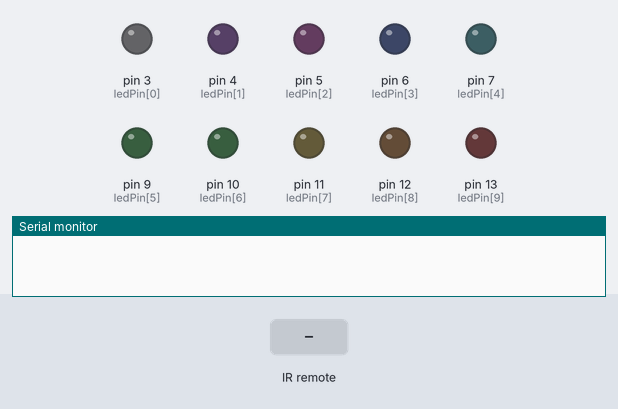
The sketch below on a simulated Arduino Uno, built with avr-gcc and run on an emulated ATmega328P. On the bench: output pins drawn as LEDs (lit = HIGH), the last lines printed to the serial monitor. Inputs (shaded band) come from the test bench.

Above: at 1.2 s.
1.3 s: infrared code 0xFF0018E7 received
At 2.5 s:
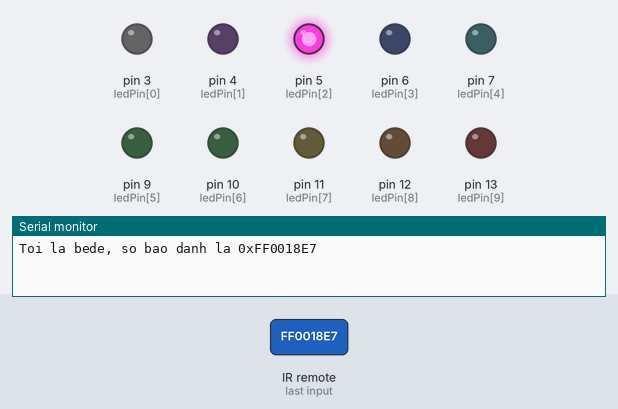
2.8 s: infrared code 0xFF005AA5 received
At 3.7 s:
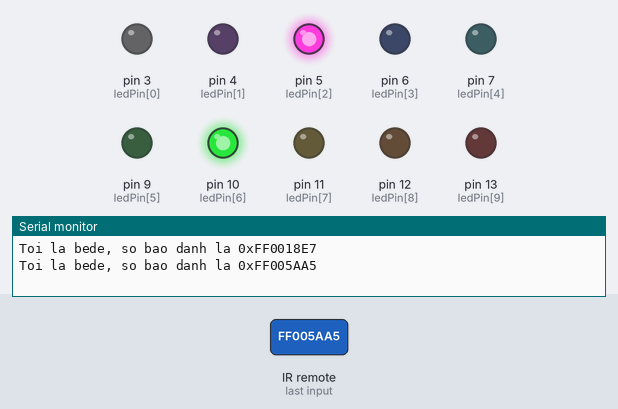
4.3 s: infrared code 0xFF0042BD received
At 4.8 s:
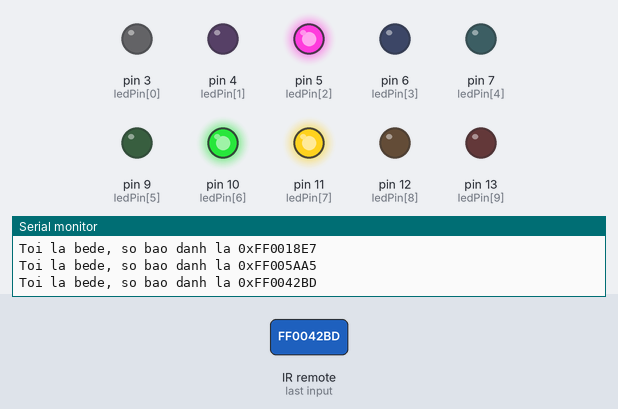
5.8 s: infrared code 0xFF004AB5 received
At 7.0 s:
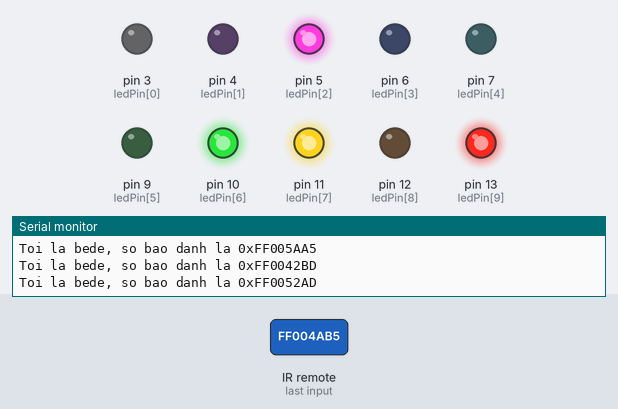
7.3 s: infrared code 0xFF0052AD received
At 8.3 s:
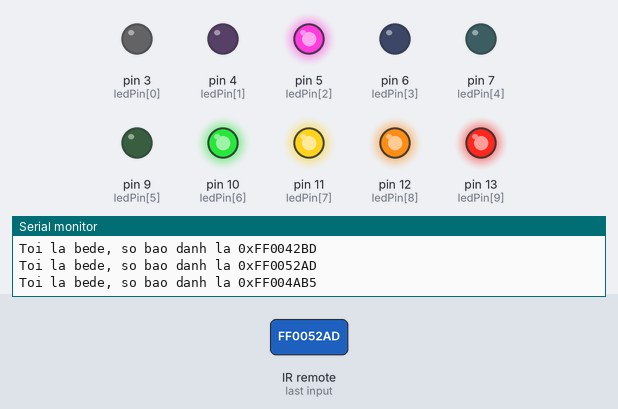
8.8 s: infrared code 0xFF0018E7 received
At 9.5 s:
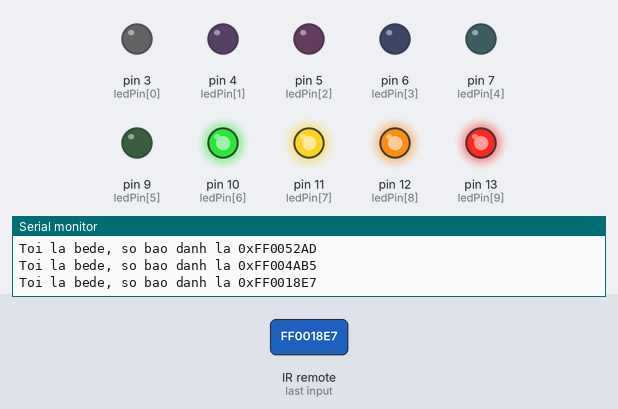
Timing chart, 0 to 11.3 s (numbered marks = the images above; inputs shaded):
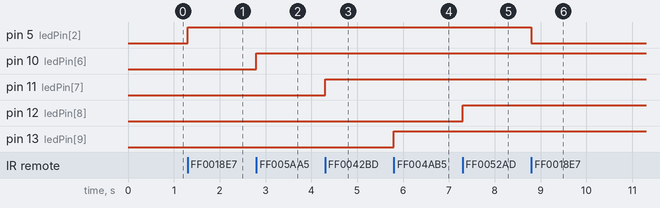

The sketch:

sketch.ino
```cpp
#include <IRremote.hpp>

const int receiverPin = 8;
const int ledPin[] = {3, 4, 5, 6, 7, 9, 10, 11, 12, 13};

boolean stateledPin3 = false;
boolean stateledPin4 = false;
boolean stateledPin5 = false;
boolean stateledPin6 = false;
boolean stateledPin7 = false;
boolean stateledPin9 = false;
boolean stateledPin10 = false;
boolean stateledPin11 = false;
boolean stateledPin12 = false;
boolean stateledPin13 = false;

void setup() {
  Serial.begin(9600);

  // Tắt tính năng tự nháy Pin 13 để trả lại Pin 13 cho stateledPin13
  IrReceiver.begin(receiverPin, DISABLE_LED_FEEDBACK);

  for (int i = 0; i < 10; i++) {
    pinMode(ledPin[i], OUTPUT);
    digitalWrite(ledPin[i], LOW);
  }
}

// Hàm tái tạo mã HEX 32-bit đầy đủ dạng 0xFF00... chuẩn NEC
uint32_t getFullHexCode() {
  uint8_t cmd = IrReceiver.decodedIRData.command;
  uint8_t invCmd = ~cmd; // Byte đảo của Command
  return 0xFF000000UL | ((uint32_t)cmd << 8) | invCmd;
}

void translateIR() {
  uint32_t fullCode = getFullHexCode();

  switch (fullCode) {
    case 0xFF006897: // Nút 0
      stateledPin3 = !stateledPin3;
      digitalWrite(ledPin[0], stateledPin3);
      break;

    case 0xFF0030CF: // Nút 1
      stateledPin4 = !stateledPin4;
      digitalWrite(ledPin[1], stateledPin4);
      break;

    case 0xFF0018E7: // Nút 2
      stateledPin5 = !stateledPin5;
      digitalWrite(ledPin[2], stateledPin5);
      break;

    case 0xFF007A85: // Nút 3
      stateledPin6 = !stateledPin6;
      digitalWrite(ledPin[3], stateledPin6);
      break;

    case 0xFF0010EF: // Nút 4
      stateledPin7 = !stateledPin7;
      digitalWrite(ledPin[4], stateledPin7);
      break;

    case 0xFF0038C7: // Nút 5
      stateledPin9 = !stateledPin9;
      digitalWrite(ledPin[5], stateledPin9);
      break;

    case 0xFF005AA5: // Nút 6
      stateledPin10 = !stateledPin10;
      digitalWrite(ledPin[6], stateledPin10);
      break;

    case 0xFF0042BD: // Nút 7
      stateledPin11 = !stateledPin11;
      digitalWrite(ledPin[7], stateledPin11);
      break;

    case 0xFF004AB5: // Nút 8
      stateledPin12 = !stateledPin12;
      digitalWrite(ledPin[8], stateledPin12);
      break;

    case 0xFF0052AD: // Nút 9
      stateledPin13 = !stateledPin13;
      digitalWrite(ledPin[9], stateledPin13);
      break;
  }
}

void loop() {
  if (IrReceiver.decode()) {
    translateIR();
    Serial.print("Toi la bede, so bao danh la 0x");
    Serial.println(getFullHexCode(), HEX);

    IrReceiver.resume(); // Nhận tín hiệu tiếp theo
  }
}
```

Measured:
- after the input at 1.3 s, pin 5 (ledPin[2]): LOW → HIGH at once
- after the input at 2.8 s, pin 10 (ledPin[6]): LOW → HIGH at once
- after the input at 4.3 s, pin 11 (ledPin[7]): LOW → HIGH at once
- after the input at 5.8 s, pin 13 (ledPin[9]): LOW → HIGH at once
- after the input at 7.3 s, pin 12 (ledPin[8]): LOW → HIGH at once
- after the input at 8.8 s, pin 5 (ledPin[2]): HIGH → LOW at once
